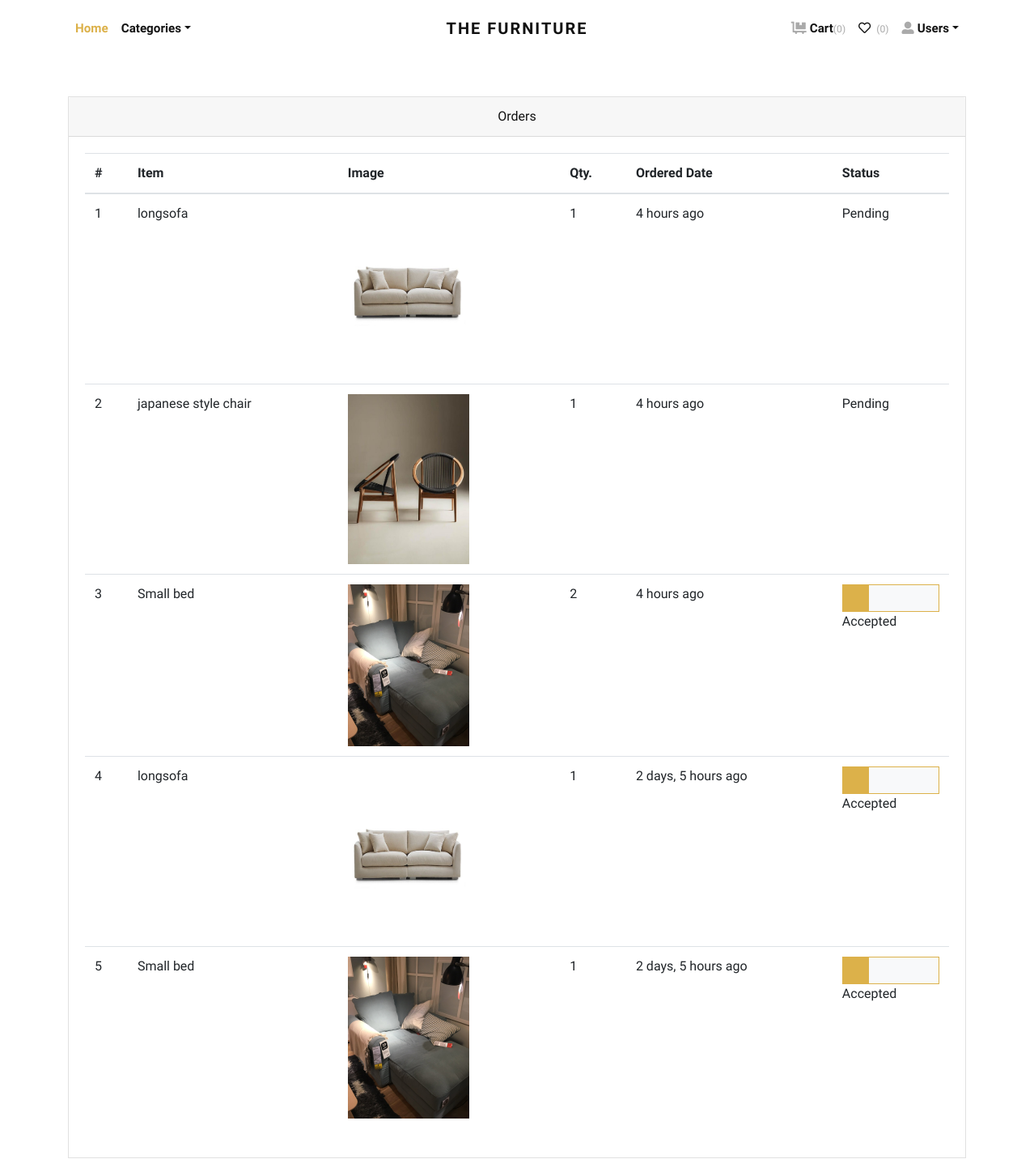
Before: /orders/ (signed in, upper part) with the older database file.
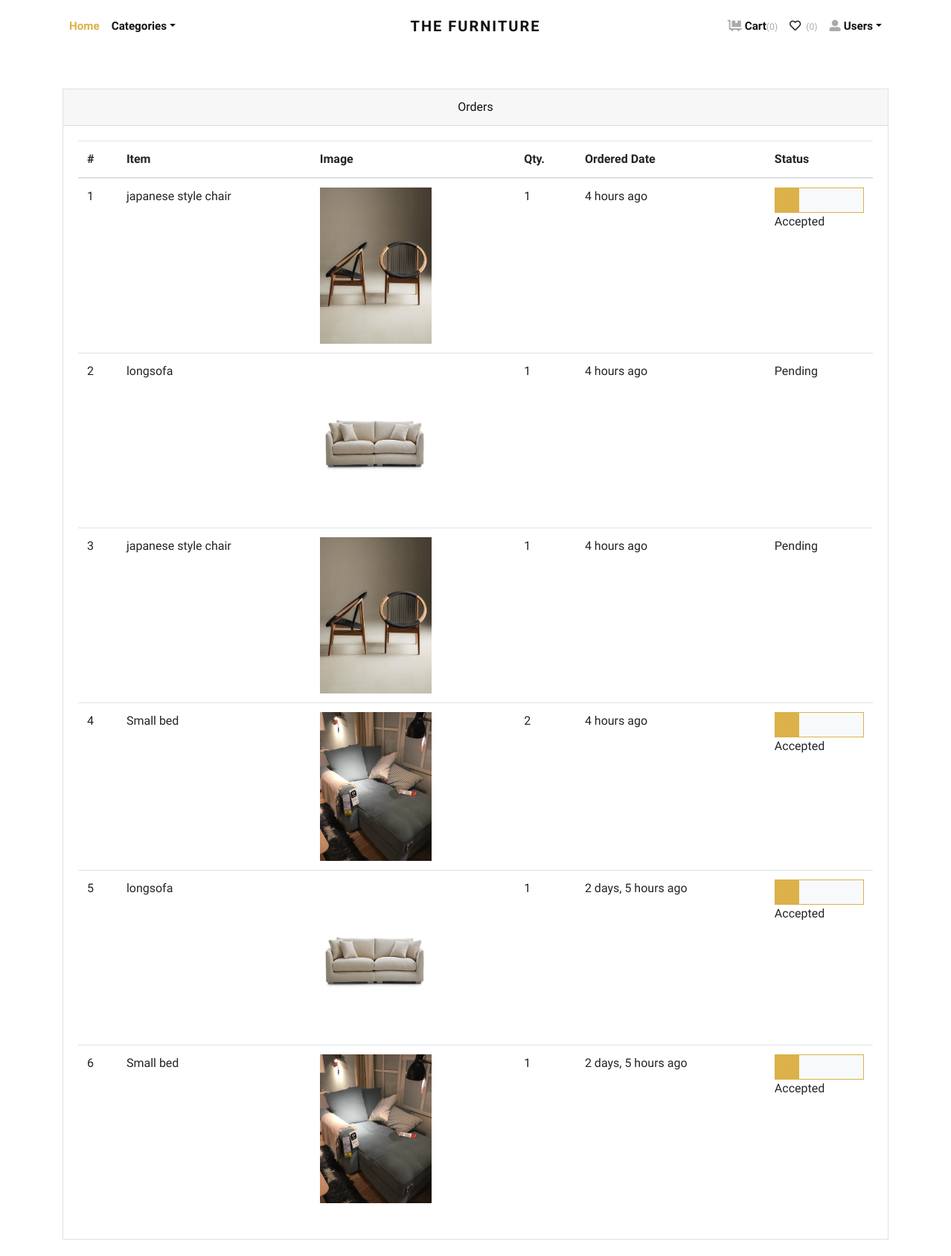
After: the same page with the newer database file.
### store/models.py (models this page shows, shortened)
class Order(models.Model):
    user = models.ForeignKey(User, verbose_name="User", on_delete=models.CASCADE)
    address = models.ForeignKey(Address, verbose_name="Shipping Address", on_delete=models.CASCADE)
    product = models.ForeignKey(Product, verbose_name="Product", on_delete=models.CASCADE)
    quantity = models.PositiveIntegerField(verbose_name="Quantity")
    payment_method = models.CharField(
        max_length=10,
        default="COD"
    )
    payment_proof = models.ImageField(
        upload_to='payment_proofs',
        blank=True,
        null=True,
        verbose_name="Payment Proof Screenshot"
    )
    payment_status = models.CharField(
        choices=PAYMENT_STATUS_CHOICES,
        max_length=20,
        default="Pending",
        verbose_name="Payment Verification Status"
    )
    payment_verified_at = models.DateTimeField(
        blank=True,
        null=True,
        verbose_name="Payment Verified Date"
    )
    admin_notes = models.TextField(
        blank=True,
        null=True,
        verbose_name="Admin Notes"
    )
    ordered_date = models.DateTimeField(auto_now_add=True, verbose_name="Ordered Date")
    status = models.CharField(
        choices=STATUS_CHOICES,
        max_length=50,
        default="Pending"
    )

class Product(models.Model):
    title = models.CharField(max_length=150, verbose_name="Product Title")
    slug = models.SlugField(max_length=160, verbose_name="Product Slug")
    sku = models.CharField(max_length=255, unique=True, verbose_name="Unique Product ID (SKU)")
    short_description = models.TextField(verbose_name="Short Description")
    detail_description = models.TextField(blank=True, null=True, verbose_name="Detail Description")
    product_image = models.ImageField(upload_to='product', blank=True, null=True, verbose_name="Product Image")
    price = models.DecimalField(max_digits=8, decimal_places=2)
    category = models.ForeignKey(Category, verbose_name="Product Categoy", on_delete=models.CASCADE)
    is_active = models.BooleanField(verbose_name="Is Active?")
    is_featured = models.BooleanField(verbose_name="Is Featured?")
    created_at = models.DateTimeField(auto_now_add=True, verbose_name="Created Date")
    updated_at = models.DateTimeField(auto_now=True, verbose_name="Updated Date")
    class Meta:
        verbose_name_plural = 'Products'
        ordering = ('-created_at', )

### store/views.py (the view)
# urls.py: path('orders/', views.orders, name="orders"),
@login_required
def orders(request):
    orders = Order.objects.filter(user=request.user).order_by('-ordered_date')
    return render(request, 'store/orders.html', {'orders': orders})

### store/context_preprocessors.py (called while the page is built)
def store_menu(request):
    categories = Category.objects.filter(is_active=True)
    context = {
        'categories_menu': categories,
    }
    return context

def cart_menu(request):
    if request.user.is_authenticated:
        cart_items= Cart.objects.filter(user=request.user)
        context = {
            'cart_items': cart_items,
        }
    else:
        context = {}
    return context

### templates/store/orders.html (shortened to what this page needs)
{% extends 'base.html' %}
{% load static %}
{% load humanize %}
    {% block content %}
      <div class="container py-5">
        <div class="row">
          <div class="col-lg-12">
            <div class="card mb-4" id="tables">
              <div class="card-header text-center">Orders</div>
              <div class="card-body">
                <table class="table table-hover">
                  <thead>
                    <tr>
                      <th>#</th>
                      <th>Item</th>
                      <th>Image</th>
                      <th>Qty.</th>
                      <th>Ordered Date</th>
                      <th>Status</th>
                    </tr>
                  </thead>
                  <tbody>
                    {% if orders %}
                    {% for order in orders %}
                    <tr>
                      <td>{{forloop.counter}}</td>
                      <td>{{order.product.title}}</td>
                      <td>
                        {% if order.product.product_image %}
                          <img src="{{order.product.product_image.url}}" alt="{{order.product.product_ttile}}" style="width:150px;">
                        {% endif %}
                      </td>
                      <td>{{order.quantity}}</td>
                      <td>{{order.ordered_date|naturaltime}}</td>
                      <td>
                        {% if order.status == 'Accepted' %}
                        <div class="bg-light border border-primary">
                            <div class="p-3 bg-primary" style="width:0;"></div>
                        </div>
                        {% endif %}
                        {{order.status}}
                      </td>
                    </tr>
                    {% endfor %}
                    {% endif %}
                  </tbody>
                </table>
              </div>
            </div>
          </div>
        </div>
      </div>
{% endblock content %}

Changed rows visible on the page:
added Order: product "japanese style chair", product.product_image (picture), quantity "1", ordered_date "4 hours ago", status "Accepted"
